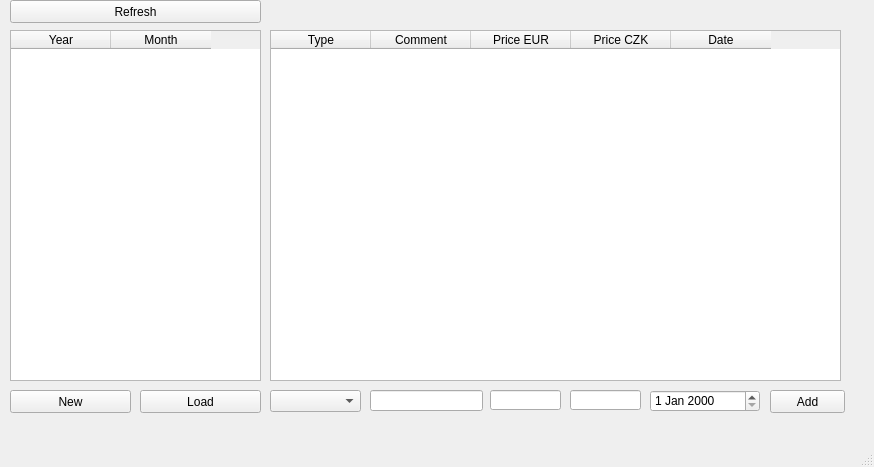
<?xml version="1.0" encoding="UTF-8"?>
<ui version="4.0">
 <class>MainWindow</class>
 <widget class="QMainWindow" name="MainWindow">
  <property name="geometry">
   <rect>
    <x>0</x>
    <y>0</y>
    <width>874</width>
    <height>467</height>
   </rect>
  </property>
  <property name="windowTitle">
   <string>Finance</string>
  </property>
  <widget class="QWidget" name="centralwidget">
   <widget class="QPushButton" name="refreshButton">
    <property name="geometry">
     <rect>
      <x>10</x>
      <y>0</y>
      <width>251</width>
      <height>23</height>
     </rect>
    </property>
    <property name="text">
     <string>Refresh</string>
    </property>
   </widget>
   <widget class="QTableWidget" name="tableWidget">
    <property name="geometry">
     <rect>
      <x>10</x>
      <y>30</y>
      <width>251</width>
      <height>351</height>
     </rect>
    </property>
    <column>
     <property name="text">
      <string>Year</string>
     </property>
    </column>
    <column>
     <property name="text">
      <string>Month</string>
     </property>
    </column>
   </widget>
   <widget class="QPushButton" name="newButton">
    <property name="geometry">
     <rect>
      <x>10</x>
      <y>390</y>
      <width>121</width>
      <height>23</height>
     </rect>
    </property>
    <property name="text">
     <string>New</string>
    </property>
   </widget>
   <widget class="QPushButton" name="loadButton">
    <property name="geometry">
     <rect>
      <x>140</x>
      <y>390</y>
      <width>121</width>
      <height>23</height>
     </rect>
    </property>
    <property name="text">
     <string>Load</string>
    </property>
   </widget>
   <widget class="QTableWidget" name="tableWidget_2">
    <property name="geometry">
     <rect>
      <x>270</x>
      <y>30</y>
      <width>571</width>
      <height>351</height>
     </rect>
    </property>
    <column>
     <property name="text">
      <string>Type</string>
     </property>
    </column>
    <column>
     <property name="text">
      <string>Comment</string>
     </property>
    </column>
    <column>
     <property name="text">
      <string>Price EUR</string>
     </property>
    </column>
    <column>
     <property name="text">
      <string>Price CZK</string>
     </property>
    </column>
    <column>
     <property name="text">
      <string>Date</string>
     </property>
    </column>
   </widget>
   <widget class="QPushButton" name="addButton">
    <property name="geometry">
     <rect>
      <x>770</x>
      <y>390</y>
      <width>75</width>
      <height>23</height>
     </rect>
    </property>
    <property name="text">
     <string>Add</string>
    </property>
   </widget>
   <widget class="QComboBox" name="itemBox">
    <property name="geometry">
     <rect>
      <x>270</x>
      <y>390</y>
      <width>91</width>
      <height>22</height>
     </rect>
    </property>
   </widget>
   <widget class="QLineEdit" name="commentField">
    <property name="geometry">
     <rect>
      <x>370</x>
      <y>390</y>
      <width>113</width>
      <height>21</height>
     </rect>
    </property>
   </widget>
   <widget class="QLineEdit" name="priceFieldEUR">
    <property name="geometry">
     <rect>
      <x>490</x>
      <y>390</y>
      <width>71</width>
      <height>20</height>
     </rect>
    </property>
   </widget>
   <widget class="QLineEdit" name="priceFieldCZK">
    <property name="geometry">
     <rect>
      <x>570</x>
      <y>390</y>
      <width>71</width>
      <height>20</height>
     </rect>
    </property>
   </widget>
   <widget class="QDateEdit" name="dateEdit">
    <property name="geometry">
     <rect>
      <x>650</x>
      <y>390</y>
      <width>110</width>
      <height>22</height>
     </rect>
    </property>
   </widget>
  </widget>
  <widget class="QMenuBar" name="menubar">
   <property name="geometry">
    <rect>
     <x>0</x>
     <y>0</y>
     <width>874</width>
     <height>21</height>
    </rect>
   </property>
  </widget>
  <widget class="QStatusBar" name="statusbar"/>
 </widget>
 <resources/>
 <connections/>
</ui>
